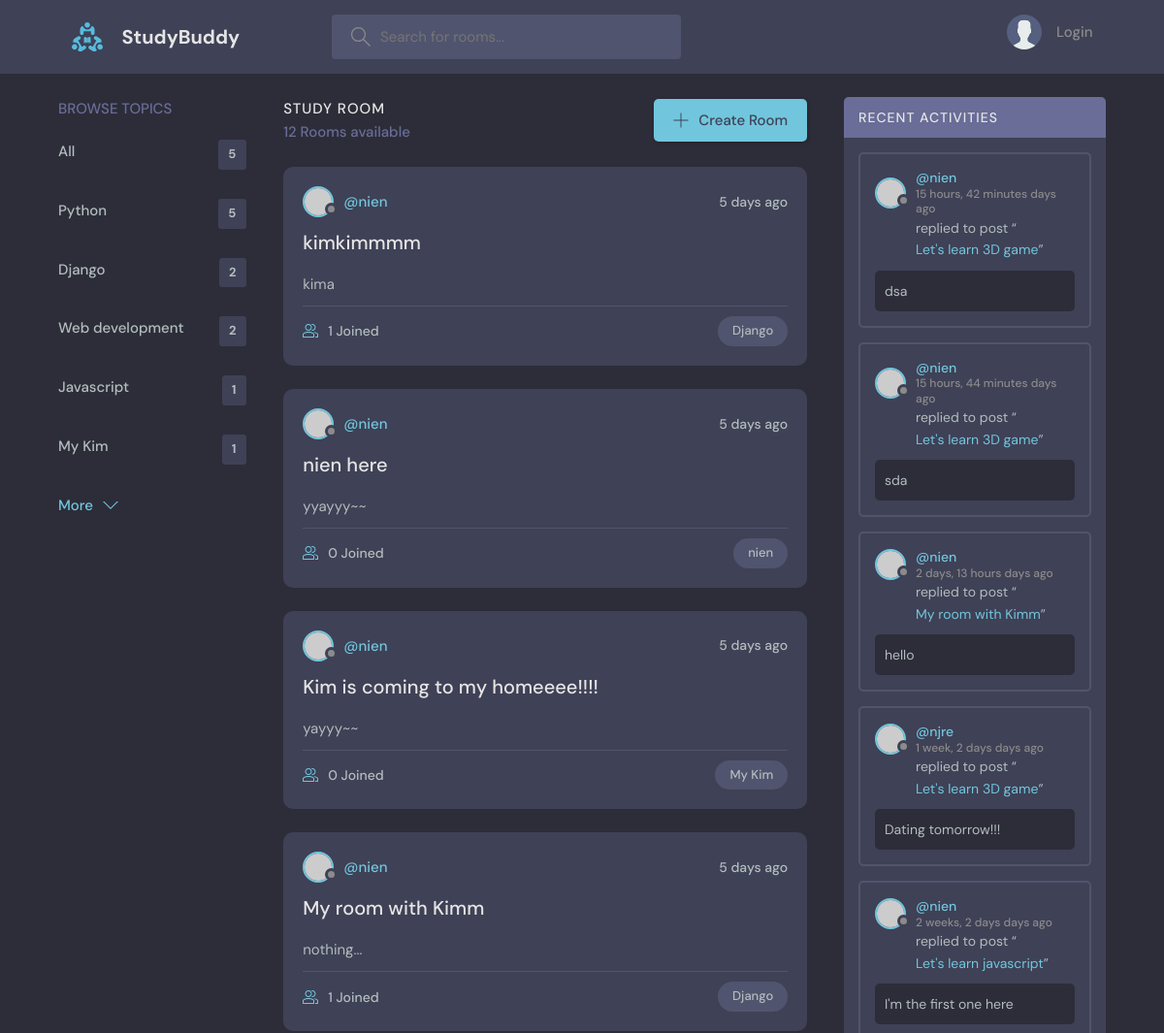
Before: / (upper part) with the older database file.
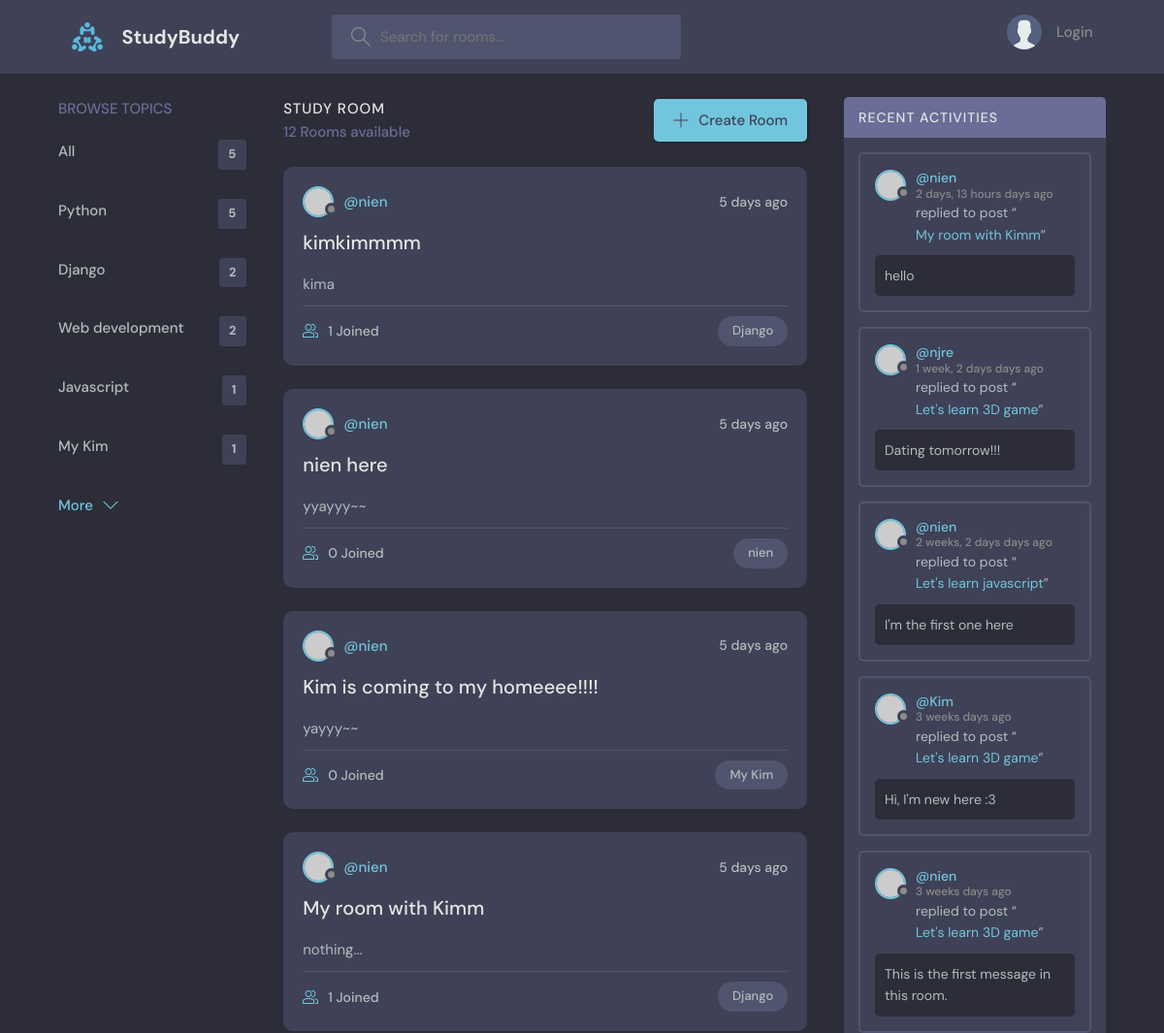
After: the same page with the newer database file.
### base/models.py (models this page shows, shortened)
class Topic(models.Model):
    name = models.CharField(max_length=200)
    def __str__(self):
        return self.name

class Room(models.Model):
    host = models.ForeignKey(User, on_delete=models.SET_NULL, null=True)
    topic = models.ForeignKey(Topic, on_delete=models.SET_NULL, null=True)
    name = models.CharField(max_length=200)
    description = models.TextField(null=True, blank=True)
    updated = models.DateTimeField(auto_now=True) # update edited time
    created = models.DateTimeField(auto_now_add=True) # time first created instance
    participants = models.ManyToManyField(User, related_name='participants', blank=True)
    class Meta:
        ordering = ['-updated', '-created'] # the newest information from form will appear at first

class Message(models.Model):
    user = models.ForeignKey(User, on_delete=models.CASCADE)
    room = models.ForeignKey(Room, on_delete=models.CASCADE) # When room get deleted, all messages will be deleted as well
    body = models.TextField()
    updated = models.DateTimeField(auto_now=True)
    created = models.DateTimeField(auto_now_add=True)
    class Meta:
        ordering = ['-updated', '-created'] # the newest information from form will appear at first

### base/views.py (the view)
# urls.py: path('', views.home, name='home'),
def home(request):
    q = request.GET.get('q') if request.GET.get('q') != None else ''
    rooms = Room.objects.filter(
        Q(topic__name__icontains=q) |
        Q(name__icontains=q) |
        Q(description__icontains=q)
                                )
    topics = Topic.objects.all()[:5]
    room_count = rooms.count()
    room_messages = Message.objects.filter(
        Q(room__topic__name__icontains=q)
        )
    context = {'rooms': rooms, 'topics': topics, 'room_count': room_count, 'room_messages': room_messages}
    return render(request, 'base/home.html', context)

### base/templates/base/home.html (shortened to what this page needs)
{% extends 'main.html' %} {% block content%}
<main class="layout layout--3">
  <div class="container">
    {% include 'base/topic_component.html' %}
    <div class="roomList">
      <div class="roomList__header">
        <div>
          <h2>Study Room</h2>
          <p>{{room_count}} Rooms available</p>
        </div>
        <a class="btn btn--main" href="{% url 'create-room'  %}">
          <svg
            version="1.1"
            xmlns="http://www.w3.org/2000/svg"
            width="32"
            height="32"
            viewBox="0 0 32 32"
          >
            <title>add</title>
            <path
              d="M16.943 0.943h-1.885v14.115h-14.115v1.885h14.115v14.115h1.885v-14.115h14.115v-1.885h-14.115v-14.115z"
            ></path>
          </svg>
          Create Room
        </a>
      </div>
      {% include 'base/room_list_component.html' %}
    </div>
    {% include 'base/activity_component.html'  %}
  </div>
</main>
{% endblock content %}

### base/templates/base/topic_component.html
<div class="topics">
      <div class="topics__header">
        <h2>Browse Topics</h2>
      </div>
      <ul class="topics__list">
        <li>
            <a href='{% url 'home' %}'>All <span>{{topics.count}}</span></a>
        </li>
        {% for topic in topics %}
            <li>
                <a href='{% url 'home' %}?q={{topic.name}}'>{{topic.name}} <span>{{topic.room_set.all.count}}</span>
                </a>
            </li>
        {% endfor %}
      </ul>
      <a class="btn btn--link" href="{% url 'topics' %}">
        More
        <svg
          version="1.1"
          xmlns="http://www.w3.org/2000/svg"
          width="32"
          height="32"
          viewBox="0 0 32 32"
        >
          <title>chevron-down</title>
          <path d="M16 21l-13-13h-3l16 16 16-16h-3l-13 13z"></path>
        </svg>
      </a>
</div>

### base/templates/base/room_list_component.html (shortened to what this page needs)
{% for room in rooms %}
      <div class="roomListRoom">
        <div class="roomListRoom__header">
          <a href="{% url 'user-profile' room.host.id %}" class="roomListRoom__author">
            <div class="avatar avatar--small">
              <img src="https://randomuser.me/api/portraits/women/11.jpg" />
            </div>
            <span>@{{room.host}}</span>
          </a>
          <div class="roomListRoom__actions">
            <span>5 days ago</span>
          </div>
        </div>
        <div class="roomListRoom__content">
          <a href="{% url 'room' room.id %}">{{room.name}}</a>
          <p>
            {{room.description}}
          </p>
        </div>
        <div class="roomListRoom__meta">
          <a href="room.html" class="roomListRoom__joined">
            {{room.participants.count}} Joined
          </a>
          <p class="roomListRoom__topic">{{room.topic}}</p>
        </div>
      </div>
      {% endfor %}

### base/templates/base/activity_component.html (shortened to what this page needs)
<div class="activities">
      <div class="activities__header">
        <h2>Recent Activities</h2>
      </div>
      {% for message in room_messages %}
      <div class="activities__box">
        <div class="activities__boxHeader roomListRoom__header">
          <a href="{% url 'user-profile' message.user.id %}" class="roomListRoom__author">
            <div class="avatar avatar--small">
              <img src="https://randomuser.me/api/portraits/women/11.jpg" />
            </div>
            <p>
              @{{message.user}}
              <span>{{message.updated|timesince}} days ago</span>
            </p>
          </a>
        </div>
        <div class="activities__boxContent">
          <p>
            replied to post “<a href="{% url 'room' message.room.id %}">{{message.room.name}}</a
            >”
          </p>
          <div class="activities__boxRoomContent">
            {{message.body}}
          </div>
        </div>
      </div>
      {% endfor %}
    </div>

Changed rows visible on the page:
removed Message: user "nien", updated "15 hours, 42 minutes", room.name "Let's learn 3D game", body "dsa"
removed Message: user "nien", updated "15 hours, 44 minutes", room.name "Let's learn 3D game", body "sda"
now on this page (row unchanged): Message: user "Kim", updated "3 weeks", room.name "Let's learn 3D game", body "Hi, I'm new here :3"
now on this page (row unchanged): Message: user "nien", updated "3 weeks", room.name "Let's learn 3D game", body "This is the first message in this room."
